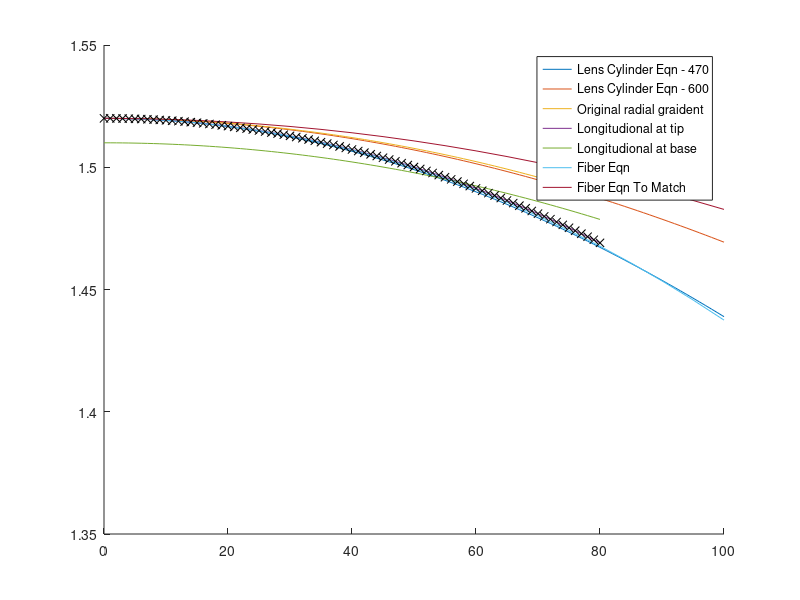

The MATLAB source for this figure:
meanConeL = 470;
expConeL = 600;

n0 = 1.52;

radiusFixed = 0:100;

RIConeEqn_Mean = n0*sech(pi*radiusFixed/2/meanConeL);

RIConeEqn_Exp = n0*sech(pi*radiusFixed/2/expConeL);

radiusFiber = 0:0.005:0.1;

RIFiberEqn_matchFn = sqrt(n0^2*(1-(3.25)^2*(radiusFiber).^2));

RIFiberEqn_matchTip = sqrt(n0^2*(1-(2.2)^2*(radiusFiber).^2));

% Note - might want to do a range of max radiuses so this pans out

radius = 0:80;

RIOrignal = 1.52-0.000004914*(radius/max(radius)*80).^2;

% RIEndLongitudional = 1.5+(0.02)-0.00000612*(radius/max(radius)*80).^2;

RIEndLongitudional = 1.5+(1*0.01+0.01)-(0.5*1+0.8)*0.00000612*(radius/max(radius)*80).^2;

RIEndTest = 1.5+(1*0.01+0.01)-(0.5*1+0.8)*0.00000612*80^2*(radius/max(radius)).^2;

RIStartLongitudional = 1.5+(0*0.01+0.01)-(0.5*0+0.8)*0.00000612*(radius/max(radius)*80).^2;

figure; hold on

h1 = plot(radiusFixed, RIConeEqn_Mean);
h2 = plot(radiusFixed, RIConeEqn_Exp);
h3 = plot(radius, RIOrignal);
h4 = plot(radius, RIEndLongitudional);
h5 = plot(radius, RIStartLongitudional);

h6 = plot(radiusFiber*1000, RIFiberEqn_matchFn);
h7 = plot(radiusFiber*1000, RIFiberEqn_matchTip);

plot = plot(radius, RIEndTest, 'kx');

ylim([1.35 1.55])

legend([h1 h2 h3 h4 h5 h6 h7], 'Lens Cylinder Eqn - 470', 'Lens Cylinder Eqn - 600',...
    'Original radial graident', 'Longitudional at tip', 'Longitudional at base', ...
    'Fiber Eqn', 'Fiber Eqn To Match')